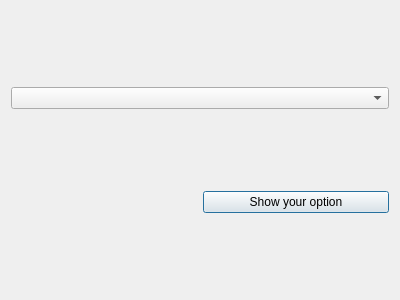
<?xml version="1.0" encoding="UTF-8"?>
<ui version="4.0">
 <class>Dialog</class>
 <widget class="QDialog" name="Dialog">
  <property name="geometry">
   <rect>
    <x>0</x>
    <y>0</y>
    <width>400</width>
    <height>300</height>
   </rect>
  </property>
  <property name="windowTitle">
   <string>Dialog</string>
  </property>
  <layout class="QGridLayout" name="gridLayout">
   <item row="0" column="0">
    <widget class="QComboBox" name="comboBox"/>
   </item>
   <item row="1" column="0">
    <layout class="QHBoxLayout" name="horizontalLayout">
     <item>
      <widget class="QLabel" name="label">
       <property name="text">
        <string/>
       </property>
      </widget>
     </item>
     <item>
      <widget class="QPushButton" name="pushButton">
       <property name="text">
        <string>Show your option</string>
       </property>
      </widget>
     </item>
    </layout>
   </item>
  </layout>
 </widget>
 <layoutdefault spacing="6" margin="11"/>
 <resources/>
 <connections/>
</ui>
